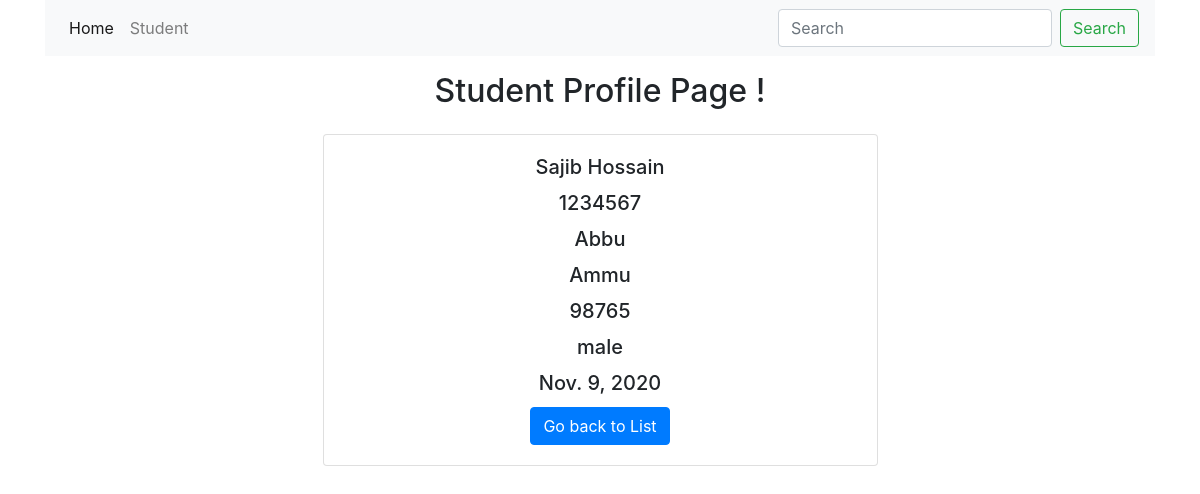
Screenshot of /student/profile/1234567/ with the database file from the repository.
### sms_app/models.py (models this page shows, shortened)
class Student(models.Model):
    GENDER_CHOICE=(
        ('male','Male'),
        ('female','Female')
    )
    name=models.CharField(max_length=120)
    father=models.CharField(max_length=120)
    mother=models.CharField(max_length=120)
    photo=models.ImageField(upload_to='student_photo/')
    roll=models.IntegerField(unique=True)
    reg=models.IntegerField(unique=True)
    gender=models.CharField(choices=GENDER_CHOICE,max_length=6)
    dob=models.DateField()
    date_time=models.DateTimeField(auto_now_add=True)
    is_delete=models.BooleanField(default=False)

### sms_app/views.py (the view)
# urls.py: path('student/profile/<roll_no>/',student_profile,name="profile"),
def student_profile(request,roll_no):
    student=Student.objects.get(roll=roll_no)
    context={
        'std':student
    }
    return render(request, 'profile.html',context)

### templates/profile.html
{% extends 'base.html' %}
{% block context %}
<h2 class='text-center p-3'>Student Profile Page !</h2>
<div class="card m-auto" style="width: 50%;">
  <div class="card-body text-center">
    <h5 class="card-title">{{ std.name }}</h5>
    <h5 class="card-title">{{ std.roll }}</h5>
    <h5 class="card-title">{{ std.father }}</h5>
    <h5 class="card-title">{{ std.mother }}</h5>
    <h5 class="card-title">{{ std.reg }}</h5>
    <h5 class="card-title">{{ std.gender }}</h5>
    <h5 class="card-title">{{ std.dob }}</h5>
    <a class='btn btn-primary' href="{% url 'student' %}">Go back to List</a>
  </div>
</div>
{% endblock context %}

### rows the page displays
Student: name "Sajib Hossain", roll "1234567", father "Abbu", mother "Ammu", reg "98765", gender "male", dob "Nov. 9, 2020"
